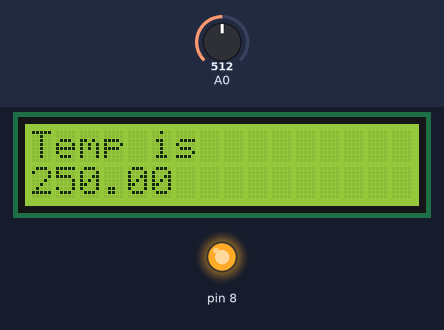
Simulated run of this sketch. Board: Arduino Uno, built with avr-gcc and run on an emulated ATmega328P. Shown: 16×2 character LCD, output pins drawn as LEDs (lit = HIGH). Inputs (shaded band) come from the test bench; at power-on: A0 = 512. What the sketch prints to the serial monitor is not drawn.

Above: at 1.3 s.
1.4 s: A0 set to 716
At 3.3 s:
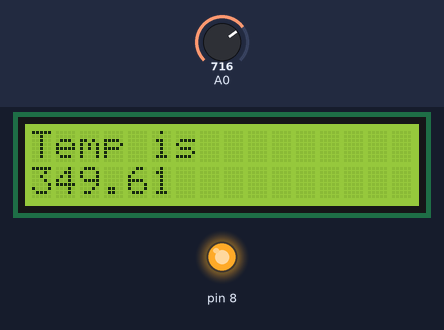
3.6 s: A0 set to 900
At 4.5 s:
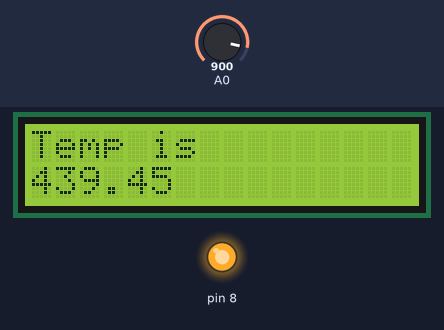
5.6 s: A0 set to 1023
At 6.5 s:
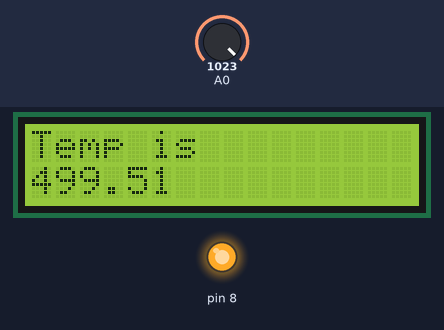
Timing chart, 0 to 8.6 s (numbered marks = the images above; inputs shaded):
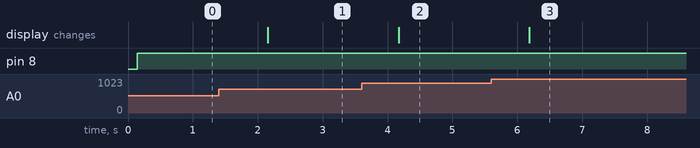

Measured:
- after the input at 1.4 s, the display: changes after 0.76 s (image 1)
- after the input at 3.6 s, the display: changes after 0.57 s (image 2)
- after the input at 5.6 s, the display: changes after 0.59 s (image 3)

The sketch:

thermometer.ino
```cpp
#include <LM35.h>
#include <Wire.h>
#include <LiquidCrystal_I2C.h>
LiquidCrystal_I2C lcd(0x27, 2, 16);

LM35 temp(A0);
float C;
void setup()
{
  lcd.init();
  lcd.init();
  lcd.backlight();
  pinMode(A0, INPUT);
  pinMode(8,OUTPUT);
  Serial.begin(9600);
}

void loop()
{
  Serial.print("Temp is -");
  Serial.print(temp.cel());
  Serial.println(" C - ");
  C = temp.cel();
  lcd.setCursor(0,0);
  lcd.print("Temp is");
  lcd.setCursor(0,1);
  lcd.print(C);
  if(float(C)>=30)
  {
    digitalWrite(8,1);
    delay(1000);
  }
  delay(1000);
}
```
